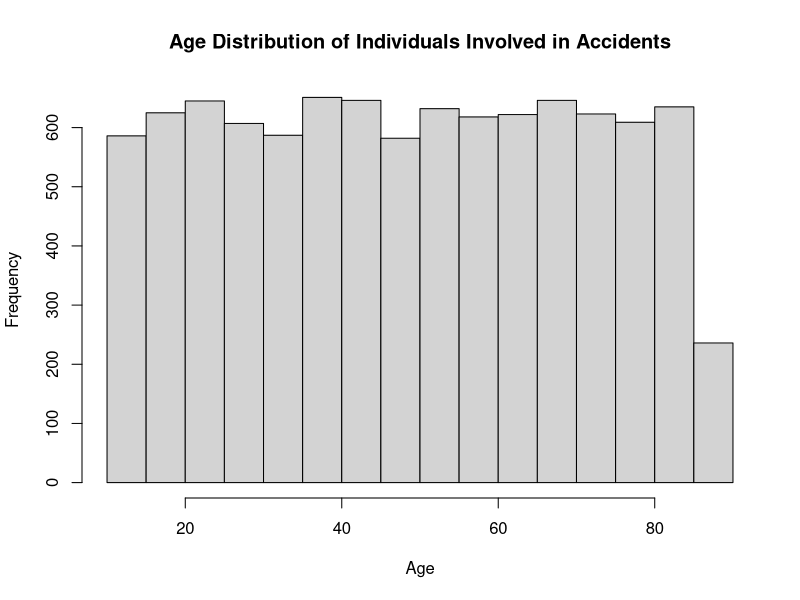
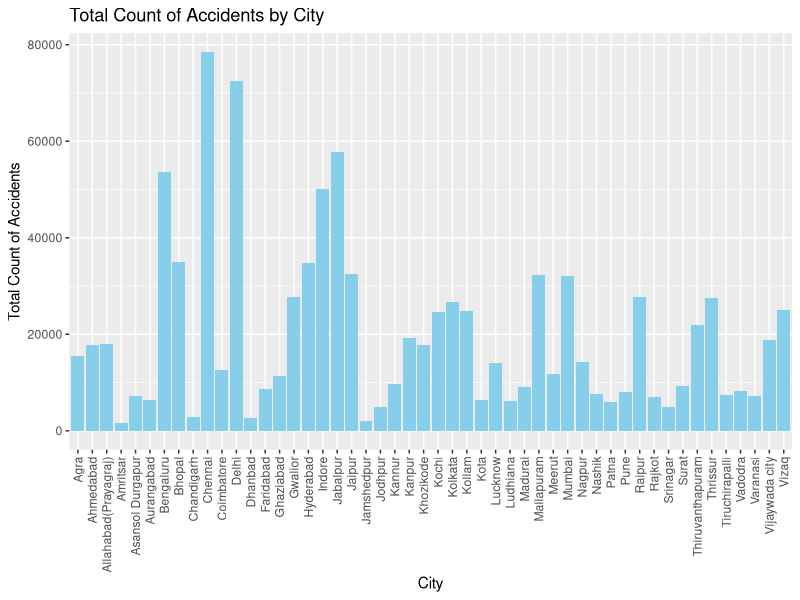
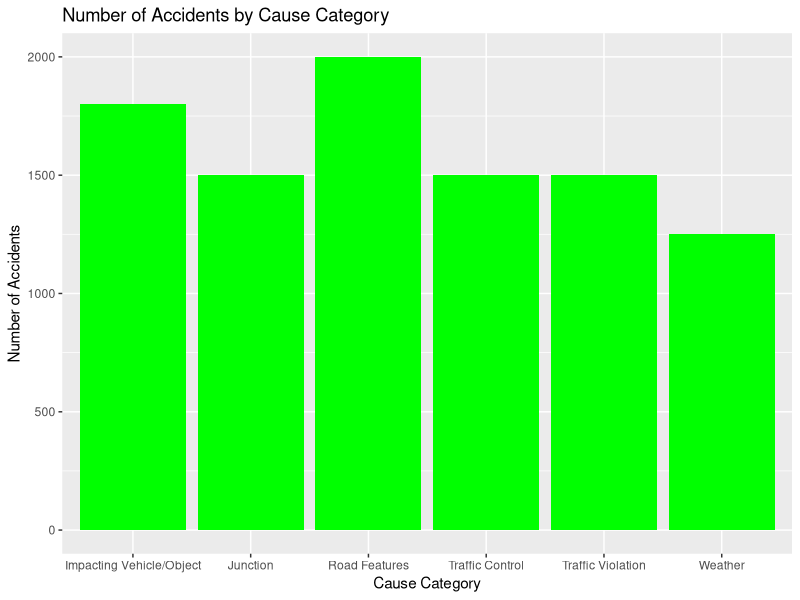
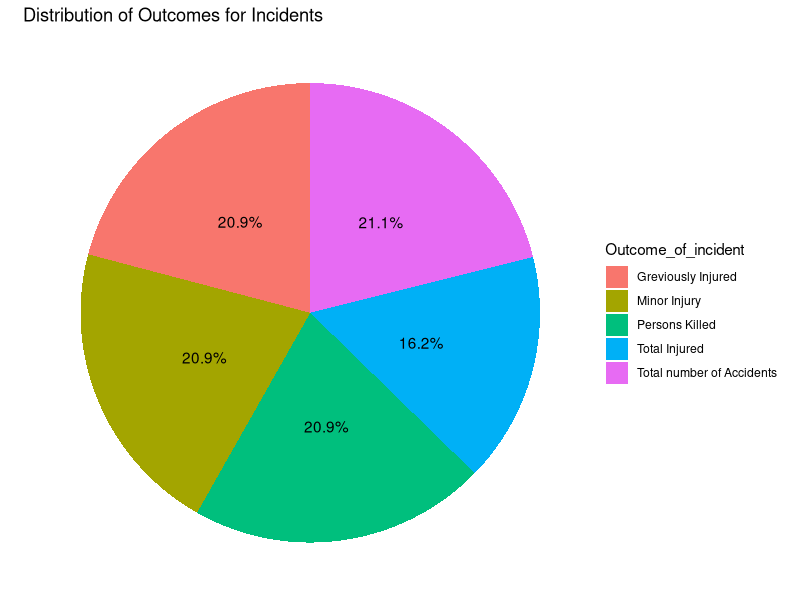
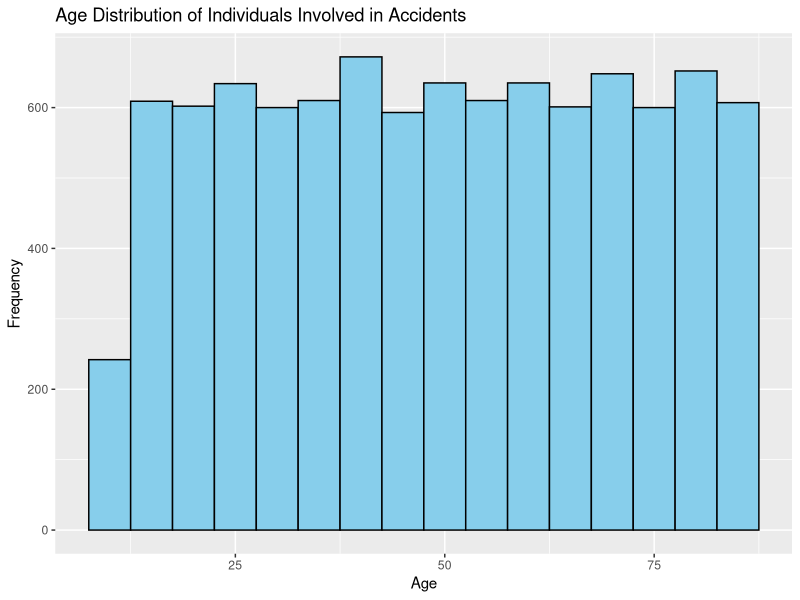
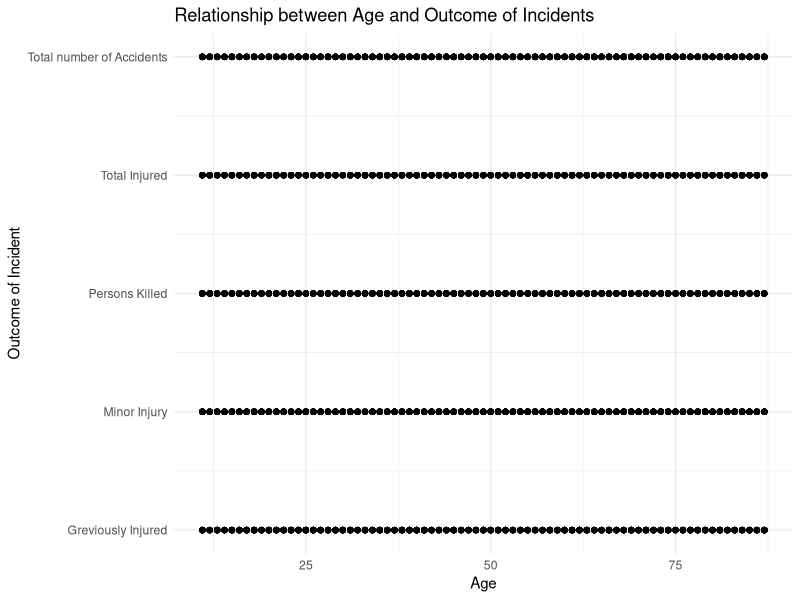
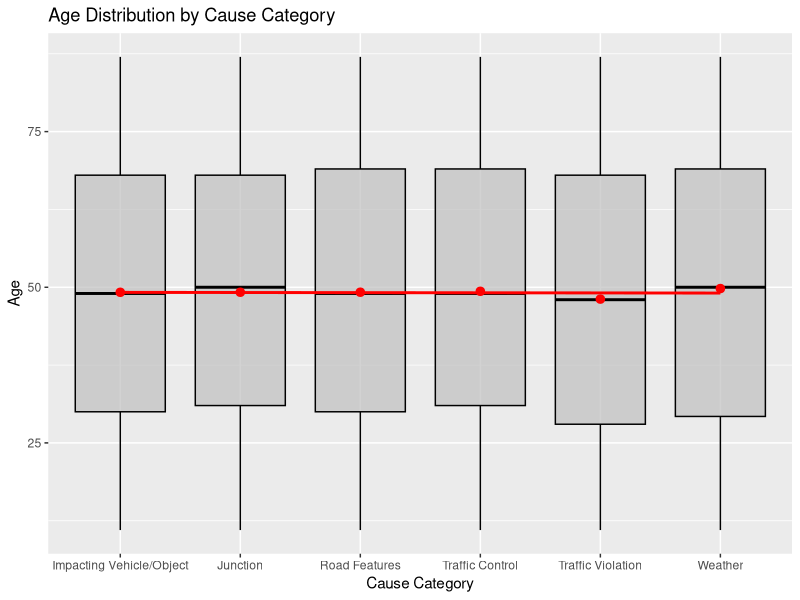
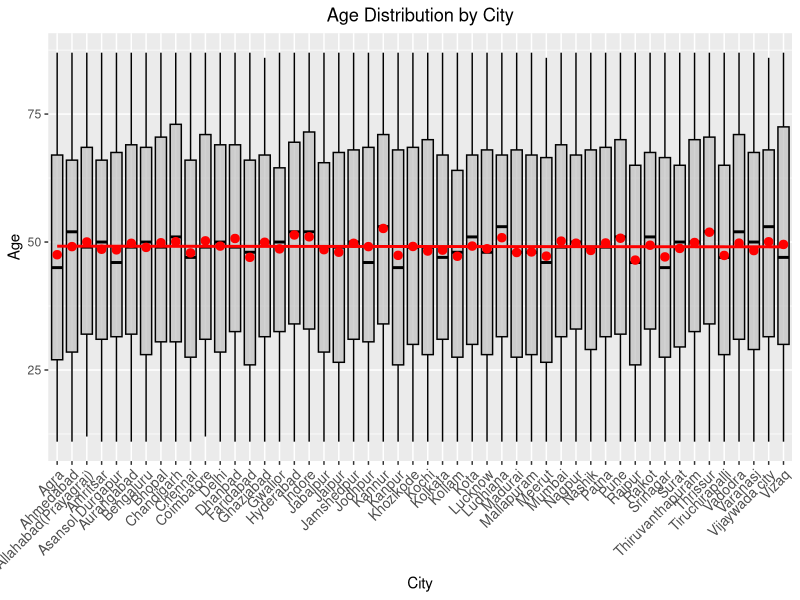

These figures' R source, in order:
# Load necessary libraries
library(readr)
library(dplyr)
library(ggplot2)
library(RColorBrewer)
library(psych)  # for point-biserial correlation

# Read data
accident_data <- read.csv("accident_data.csv")

# Convert factors
accident_data$Cause_category <- as.factor(accident_data$Cause_category)
accident_data$Outcome_of_incident <- as.factor(accident_data$Outcome_of_incident)
accident_data$Cities <- as.factor(accident_data$Cities)

# Handle missing values
cleaned_data <- na.omit(accident_data)

# Summary statistics
summary(cleaned_data)

# Distribution of cities
city_distribution <- table(cleaned_data$Cities)
print(city_distribution)

# Frequency of cause categories
cause_category_frequency <- table(cleaned_data$Cause_category)
print(cause_category_frequency)

# Frequency of cause subcategories
cause_subcategory_frequency <- table(cleaned_data$Cause_subcategory)
print(cause_subcategory_frequency)

# Distribution of outcomes
outcome_distribution <- table(cleaned_data$Outcome_of_incident)
print(outcome_distribution)

# Age distribution histogram
hist(cleaned_data$Age, main = "Age Distribution of Individuals Involved in Accidents", xlab = "Age")

# Logistic regression model
model <- glm(Outcome_of_incident ~ Cause_category + Age + Cities, data = cleaned_data, family = binomial)
summary(model)

# Predicted probabilities
cleaned_data$predicted_prob <- predict(model, type = "response")

# Aggregate data to calculate total count of accidents for each city
total_accidents_by_city <- cleaned_data %>%
  group_by(Cities) %>%
  summarise(Total_Count = sum(Count, na.rm = TRUE))

# Create the bar plot: Number of accidents by city
ggplot(total_accidents_by_city, aes(x = Cities, y = Total_Count)) +
  geom_bar(stat = "identity", fill = "skyblue") +
  labs(title = "Total Count of Accidents by City", x = "City", y = "Total Count of Accidents") +
  theme(axis.text.x = element_text(angle = 90, hjust = 1, vjust = 0.5))

# Bar chart: Number of accidents by cause category
ggplot(cleaned_data, aes(x = Cause_category)) +
  geom_bar(fill = "green") +
  labs(title = "Number of Accidents by Cause Category", x = "Cause Category", y = "Number of Accidents")

# Pie chart: Distribution of outcomes for incidents
outcome_data <- cleaned_data %>%
  count(Outcome_of_incident) %>%
  mutate(percentage = n / sum(n) * 100)

outcome_data$percentage <- round(outcome_data$percentage, 1)
outcome_data$percentage[nrow(outcome_data)] <- 100 - sum(outcome_data$percentage[-nrow(outcome_data)])

ggplot(outcome_data, aes(x = "", y = percentage, fill = Outcome_of_incident)) +
  geom_bar(width = 1, stat = "identity") +
  coord_polar("y") +
  geom_text(aes(label = paste0(percentage, "%")), 
            position = position_stack(vjust = 0.5)) +
  labs(title = "Distribution of Outcomes for Incidents", x = NULL, y = NULL) +
  theme_void()

# Histogram: Age distribution
ggplot(cleaned_data, aes(x = Age)) +
  geom_histogram(binwidth = 5, fill = "skyblue", color = "black") +
  labs(title = "Age Distribution of Individuals Involved in Accidents", x = "Age", y = "Frequency")

# Scatter plot: Relationship between age and outcome of incidents
ggplot(cleaned_data, aes(x = Age, y = as.numeric(Outcome_of_incident))) +
  geom_point(alpha = 0.5) +
  labs(title = "Relationship between Age and Outcome of Incidents", x = "Age", y = "Outcome of Incident") +
  scale_y_continuous(breaks = 1:length(levels(cleaned_data$Outcome_of_incident)),
                     labels = levels(cleaned_data$Outcome_of_incident)) +
  theme_minimal()

# Calculate point-biserial correlation between Age and Outcome_of_incident
point_biserial_corr <- cor.test(cleaned_data$Age, as.numeric(cleaned_data$Outcome_of_incident))
print(point_biserial_corr)

# Correlation between age and outcome
age_outcome_correlation <- cor(cleaned_data$Age, as.numeric(cleaned_data$Outcome_of_incident))
print(age_outcome_correlation)

# Chi-square test
chisq_test <- chisq.test(table(cleaned_data$Cause_category, cleaned_data$Outcome_of_incident))
print(chisq_test)

# Logistic Regression for train and test data
set.seed(123)  # for reproducibility
train_index <- sample(nrow(cleaned_data), 0.7 * nrow(cleaned_data))  # 70% train, 30% test
train_data <- cleaned_data[train_index, ]
test_data <- cleaned_data[-train_index, ]

logistic_model <- glm(Outcome_of_incident ~ Cause_category + Age + Cities, data = train_data, family = binomial)
summary(logistic_model)

logistic_predictions <- predict(logistic_model, newdata = test_data, type = "response")
logistic_predictions <- ifelse(logistic_predictions > 0.5, 1, 0)

# Linear regression model
linear_model <- lm(Age ~ Cause_category + Cities, data = cleaned_data)
summary(linear_model)

# Predictions
cleaned_data$predicted_age <- predict(linear_model, cleaned_data)

# Scatter plot with regression line: Age vs. Cause_category
ggplot(cleaned_data, aes(x = Cause_category, y = Age)) +
  geom_boxplot(fill = "gray", color = "black", alpha = 0.7) +
  stat_summary(fun = mean, geom = "point", shape = 20, size = 4, color = "red", fill = "red") +
  geom_smooth(method = "lm", aes(group = 1), color = "red", se = FALSE) +
  labs(title = "Age Distribution by Cause Category", x = "Cause Category", y = "Age")

# Scatter plot with regression line: Age vs. Cities
ggplot(cleaned_data, aes(x = Cities, y = Age)) +
  geom_boxplot(fill = "gray", color = "black", alpha = 0.7) +
  stat_summary(fun = mean, geom = "point", shape = 20, size = 4, color = "red", fill = "red") +
  geom_smooth(method = "lm", aes(group = 1), color = "red", se = FALSE) +
  labs(title = "Age Distribution by City", x = "City", y = "Age") +
  theme(axis.text.x = element_text(angle = 45, hjust = 1, size = 10), # Adjust the angle and size of x-axis text
        plot.title = element_text(hjust = 0.5)) # Center the title

# Scatter plot: Predicted vs. Actual Age
ggplot(cleaned_data, aes(x = predicted_age, y = Age)) +
  geom_point(alpha = 0.5, color = "blue") +
  geom_abline(intercept = 0, slope = 1, color = "red", linetype = "dashed") +
  labs(title = "Predicted vs. Actual Age", x = "Predicted Age", y = "Actual Age") +
  theme_minimal()
